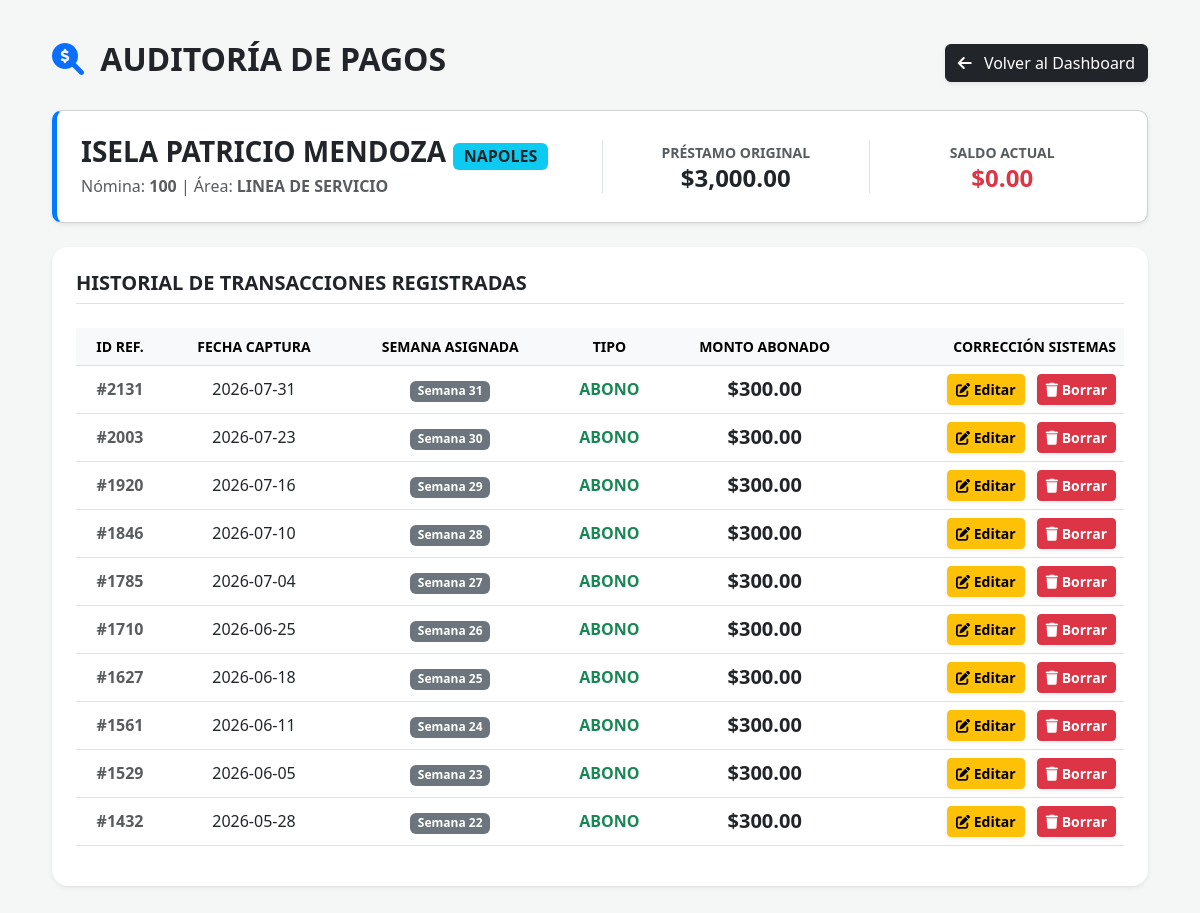
Page /auditar_abonos/324 (signed in) on the committed database.
### tables this page shows
CREATE TABLE prestamos (
        id INTEGER PRIMARY KEY AUTOINCREMENT, nomina TEXT, empleado TEXT NOT NULL,
        area TEXT, monto_inicial REAL, saldo_pendiente REAL, fecha_otorgamiento TEXT, sucursal TEXT, semana_otorgada INTEGER, autoriza TEXT, motivo_adicional TEXT, id_empleado TEXT, fecha_ingreso TEXT, puesto TEXT);

CREATE TABLE movimientos (
        id INTEGER PRIMARY KEY AUTOINCREMENT, prestamo_id INTEGER, fecha TEXT, semana INTEGER, tipo TEXT, monto REAL,
        FOREIGN KEY(prestamo_id) REFERENCES prestamos(id));

### app.py (the view)
@app.route('/auditar_abonos/<int:prestamo_id>')
def auditar_abonos(prestamo_id):
    if 'user' not in session:
        return redirect('/login')
    conn = sqlite3.connect(DB_NAME, timeout=10.0)
    conn.row_factory = sqlite3.Row
    emp = conn.execute('SELECT * FROM prestamos WHERE id = ?', (prestamo_id,)).fetchone()
    if not es_admin() and emp['sucursal'] != session['sucursal']:
        conn.close()
        flash("Acceso denegado.", "danger")
        return redirect('/')
    movs = conn.execute('SELECT * FROM movimientos WHERE prestamo_id = ? ORDER BY semana DESC, id DESC', (prestamo_id,)).fetchall()
    conn.close()
    return render_template('editar_abonos.html', emp=emp, movimientos=movs, admin=es_admin())

### app.py (called while the page is built, shortened)
def es_admin():
    return session.get('rol') == 'ADMIN'

@app.before_request
def verificar_sesion_activa():
    if request.path.startswith('/static/') or request.path == '/login':
        return None
    if 'user' in session:
        user = session['user']
        token_actual = session.get('session_token')
        if user not in sesiones_activas:
            session.clear()
            flash("Tu sesión ha sido cerrada remotamente por el administrador.", "danger")
            return redirect('/login')
        token_valido = sesiones_activas[user].get('token')
        if token_valido != token_actual and user != 'SISTEMAS':
            session.clear()
            flash("Tu sesión ha sido cerrada remotamente por el administrador.", "danger")
            return redirect('/login')
        else:
            sesiones_activas[user]['ultima_actividad'] = datetime.now().strftime('%Y-%m-%d %H:%M:%S')

@app.before_request
def forzar_arqueo_semanal():
    rutas_permitidas = ['/login', '/logout', '/guardar_arqueo']
    if request.path in rutas_permitidas or request.path.startswith('/static/'):
        return None
    if 'user' not in session:
        return None
    sucursal = session.get('sucursal')
    if not sucursal or sucursal == 'TODAS':
        return None

### templates/editar_abonos.html (shortened to what this page needs)
<!DOCTYPE html>
<html lang="es">
<head>
    <link href="https://cdn.jsdelivr.net/npm/bootstrap@5.3.0/dist/css/bootstrap.min.css" rel="stylesheet">
    <link rel="stylesheet" href="https://cdnjs.cloudflare.com/ajax/libs/font-awesome/6.0.0/css/all.min.css">
</head>
<body>
<div class="container">
    <div class="d-flex justify-content-between align-items-center mb-4">
        <h2 class="fw-bold text-dark text-uppercase"><i class="fas fa-search-dollar me-2 text-primary"></i> Auditoría de Pagos</h2>
        <a href="/" class="btn btn-dark shadow-sm"><i class="fas fa-arrow-left me-2"></i> Volver al Dashboard</a>
    </div>
    <div class="card p-4 shadow-sm info-card bg-white mb-4">
        <div class="row align-items-center">
            <div class="col-md-6">
                <h3 class="fw-bold mb-1">{{ emp.empleado }} <span class="badge bg-info text-dark fs-6">{{ emp.sucursal }}</span></h3>
                <p class="text-muted mb-0">Nómina: <strong>{{ emp.nomina }}</strong> | Área: <strong>{{ emp.area }}</strong></p>
            </div>
            <div class="col-md-3 text-center border-start">
                <small class="text-muted fw-bold text-uppercase">Préstamo Original</small>
                <h4 class="fw-bold text-dark mb-0">${{ "{:,.2f}".format(emp.monto_inicial) }}</h4>
            </div>
            <div class="col-md-3 text-center border-start">
                <small class="text-muted fw-bold text-uppercase">Saldo Actual</small>
                <h4 class="fw-bold text-danger mb-0">${{ "{:,.2f}".format(emp.saldo_pendiente) }}</h4>
            </div>
        </div>
    </div>
    <div class="card shadow-sm border-0 rounded-4 p-4 bg-white">
        <h5 class="fw-bold mb-4 text-uppercase border-bottom pb-2">Historial de Transacciones Registradas</h5>
        <table class="table table-hover align-middle text-center">
            <thead class="table-light text-uppercase small">
                <tr>
                    <th>ID Ref.</th>
                    <th>Fecha Captura</th>
                    <th>Semana Asignada</th>
                    <th>Tipo</th>
                    <th>Monto Abonado</th>
                    {% if admin %}
                    <th class="text-end">Corrección SISTEMAS</th>
                    {% endif %}
                </tr>
            </thead>
            <tbody>
                {% for m in movimientos %}
                <tr>
                    <td class="text-muted fw-bold">#{{ m.id }}</td>
                    <td>{{ m.fecha }}</td>
                    <td><span class="badge bg-secondary">Semana {{ m.semana }}</span></td>
                    <td class="fw-bold text-success">{{ m.tipo }}</td>
                    <td class="fw-bold fs-5">${{ "{:,.2f}".format(m.monto) }}</td>
                    {% if admin %}
                    <td class="text-end">
                        <button class="btn btn-warning btn-sm fw-bold me-2 shadow-sm" data-bs-toggle="modal" data-bs-target="#modalEditarMov{{ m.id }}"><i class="fas fa-edit"></i> Editar</button>
                        <button class="btn btn-danger btn-sm fw-bold shadow-sm" data-bs-toggle="modal" data-bs-target="#modalBorrarMov{{ m.id }}"><i class="fas fa-trash"></i> Borrar</button>
                    </td>
                    {% endif %}
                </tr>
                {% else %}
                <tr><td colspan="6" class="text-muted py-4">Este empleado aún no tiene abonos registrados.</td></tr>
                {% endfor %}
            </tbody>
        </table>
    </div>
</div>
</body>
</html>

### templates/editar_abonos.html (style rules this page uses)
body { background: #f4f7f6; font-family: 'Segoe UI', sans-serif; padding: 40px; }
.info-card { border-left: 5px solid #007bff; border-radius: 10px; }

### rows in the picture
prestamos: empleado "ISELA PATRICIO MENDOZA", sucursal "NAPOLES", nomina "100", area "LINEA DE SERVICIO", monto_inicial "3,000.00", saldo_pendiente "0.00"
movimientos: id "2131", fecha "2026-07-31", semana "31", tipo "ABONO", monto "300.00"
movimientos: id "2003", fecha "2026-07-23", semana "30", tipo "ABONO", monto "300.00"
movimientos: id "1920", fecha "2026-07-16", semana "29", tipo "ABONO", monto "300.00"
movimientos: id "1846", fecha "2026-07-10", semana "28", tipo "ABONO", monto "300.00"
movimientos: id "1785", fecha "2026-07-04", semana "27", tipo "ABONO", monto "300.00"
movimientos: id "1710", fecha "2026-06-25", semana "26", tipo "ABONO", monto "300.00"
movimientos: id "1627", fecha "2026-06-18", semana "25", tipo "ABONO", monto "300.00"
movimientos: id "1561", fecha "2026-06-11", semana "24", tipo "ABONO", monto "300.00"
movimientos: id "1529", fecha "2026-06-05", semana "23", tipo "ABONO", monto "300.00"
movimientos: id "1432", fecha "2026-05-28", semana "22", tipo "ABONO", monto "300.00"
